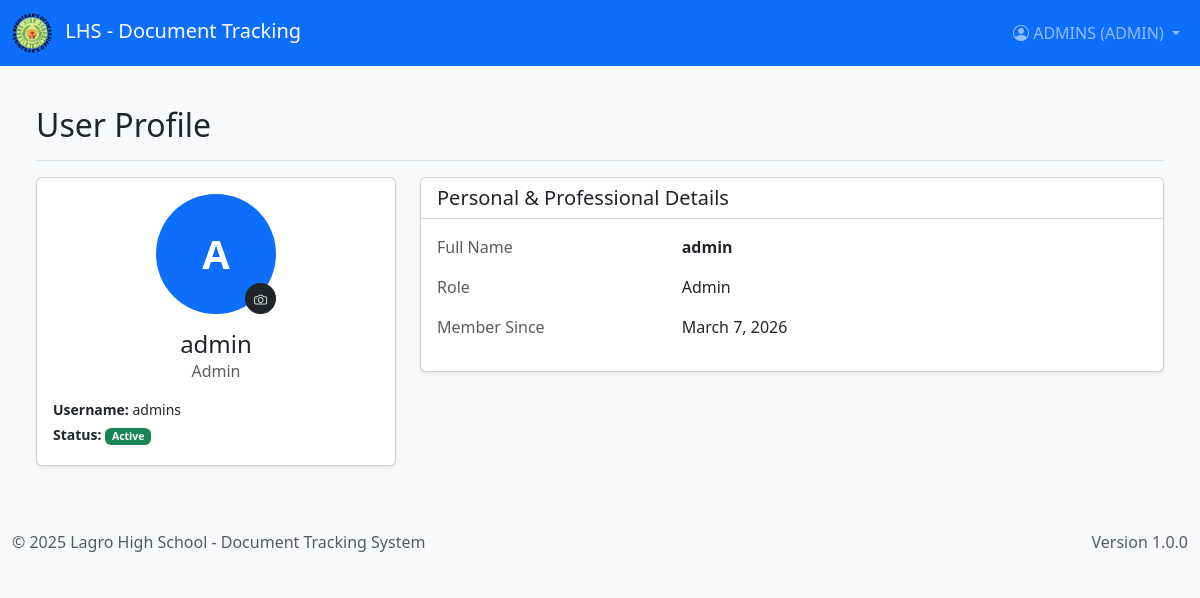
/Source/Profile.php (signed in), run on the app's committed database.
### tables this page shows
CREATE TABLE `users` (
  `id` int(11) NOT NULL,
  `username` varchar(50) NOT NULL,
  `password` varchar(255) NOT NULL,
  `full_name` varchar(100) DEFAULT NULL,
  `email` varchar(100) DEFAULT NULL,
  `role` varchar(50) DEFAULT NULL,
  `status` enum('active','inactive') NOT NULL DEFAULT 'active',
  `created_at` timestamp NOT NULL DEFAULT current_timestamp(),
  `profile_image` varchar(255) DEFAULT NULL,
  `login_attempts` int(11) DEFAULT 0,
  `lockout_until` datetime DEFAULT NULL
);

### Source/Profile.php (the view, shortened to what this page needs)
<?php
include 'db.php';
include 'header.php';
$user_id = $_SESSION['user_id'];
$stmt = $conn->prepare("SELECT * FROM users WHERE id = ?");
$stmt->bind_param("i", $user_id);
$stmt->execute();
$result = $stmt->get_result();
$userData = $result->fetch_assoc();
$name_parts = explode(' ', $userData['full_name']);
$initials = strtoupper(substr($name_parts[0], 0, 1) . (isset($name_parts[1]) ? substr($name_parts[1], 0, 1) : ''));
?>
<main class="px-md-4 py-4">
    <div class="d-flex justify-content-between flex-wrap flex-md-nowrap align-items-center pt-3 pb-2 mb-3 border-bottom">
        <h1 class="h2">User Profile</h1>
    </div>
    <div class="row">
        <div class="col-lg-4">
            <div class="card mb-4 text-center shadow-sm">
                <div class="card-body">
                    <div class="position-relative mx-auto mb-3" style="width: 120px;">
                        <?php if (!empty($userData['profile_image']) && file_exists($userData['profile_image'])): ?>
                            <img src="<?php echo $userData['profile_image']; ?>" class="rounded-circle img-thumbnail" style="width: 120px; height: 120px; object-fit: cover;">
                        <?php else: ?>
                            <div class="user-avatar rounded-circle d-flex align-items-center justify-content-center bg-primary text-white fs-1 mx-auto" style="width: 120px; height: 120px;">
                                <?php echo $initials; ?>
                            </div>
                        <?php endif; ?>
                        <button type="button" class="btn btn-sm btn-dark position-absolute bottom-0 end-0 rounded-circle" onclick="document.getElementById('fileInput').click()">
                            <i class="bi bi-camera"></i>
                        </button>
                    </div>
                    <h4 class="mb-0"><?php echo htmlspecialchars($userData['full_name']); ?></h4>
                    <p class="text-muted"><?php echo ucfirst($userData['role']); ?></p>
                    <div class="text-start mt-3">
                        <p class="small mb-1"><strong>Username:</strong> <?php echo htmlspecialchars($userData['username']); ?></p>
                        <p class="small mb-1"><strong>Status:</strong> <span class="badge bg-success"><?php echo ucfirst($userData['status']); ?></span></p>
                    </div>
                </div>
            </div>
        </div>
        <div class="col-lg-8">
            <div class="card shadow-sm">
                <div class="card-header bg-white">
                    <h5 class="mb-0">Personal & Professional Details</h5>
                </div>
                <div class="card-body">
                    <div class="row mb-3">
                        <div class="col-sm-4 text-muted">Full Name</div>
                        <div class="col-sm-8 fw-bold"><?php echo htmlspecialchars($userData['full_name']); ?></div>
                    </div>
                    <div class="row mb-3">
                        <div class="col-sm-4 text-muted">Role</div>
                        <div class="col-sm-8"><?php echo ucfirst($userData['role']); ?></div>
                    </div>
                    <div class="row mb-3">
                        <div class="col-sm-4 text-muted">Member Since</div>
                        <div class="col-sm-8"><?php echo date('F j, Y', strtotime($userData['created_at'])); ?></div>
                    </div>
                </div>
            </div>
        </div>
    </div>
</main>
<?php include 'footer.php'; ?>

### Source/header.php (style rules this page uses)
:root { --primary-color: #0056b3; --secondary-color: #e9ecef; }
body { background-color: #f8f9fa; }

### Source/Profile.php (style rules this page uses)
.user-avatar { font-weight: bold; }
.btn-dark i { font-size: 0.8rem; }

### data on the page
users: full_name "A", full_name "admin", role "Admin", username "admins", status "Active", created_at "March 7, 2026"

### other printed values
$_SESSION['username'] "ADMINS"
$_SESSION['role'] "ADMIN"
